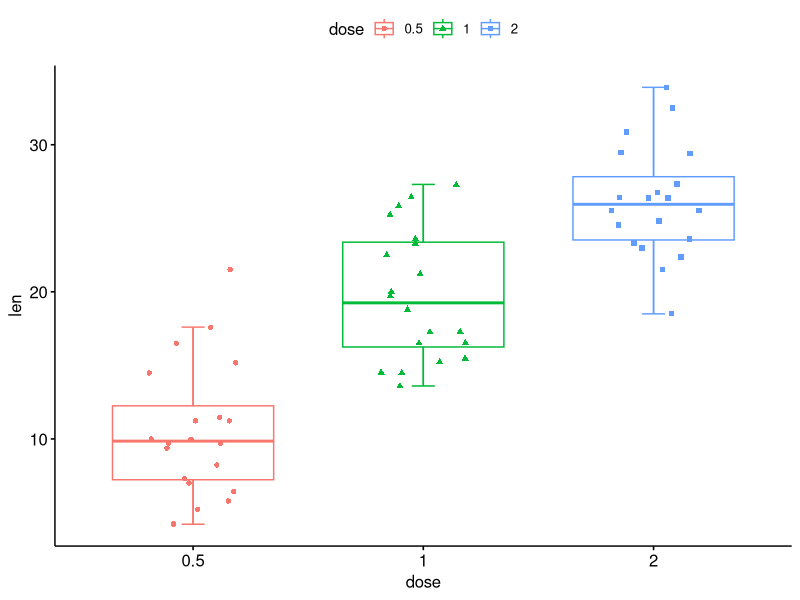
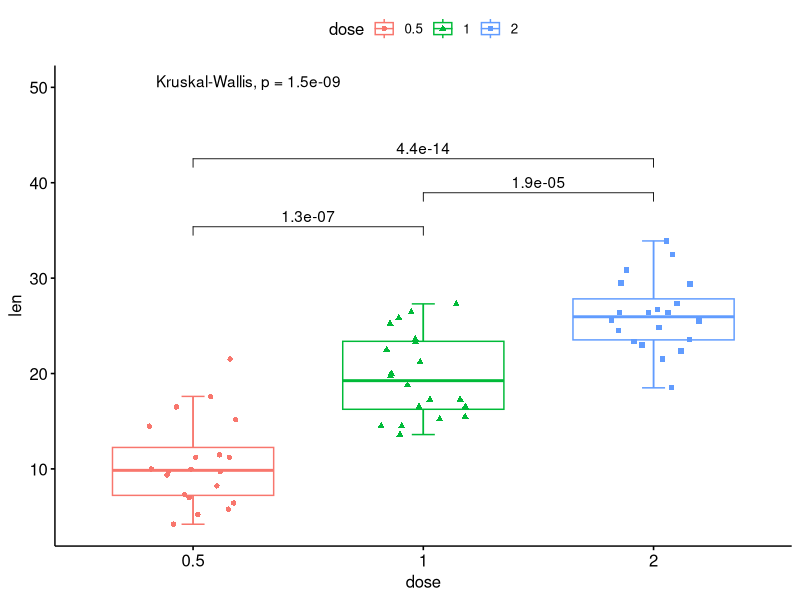
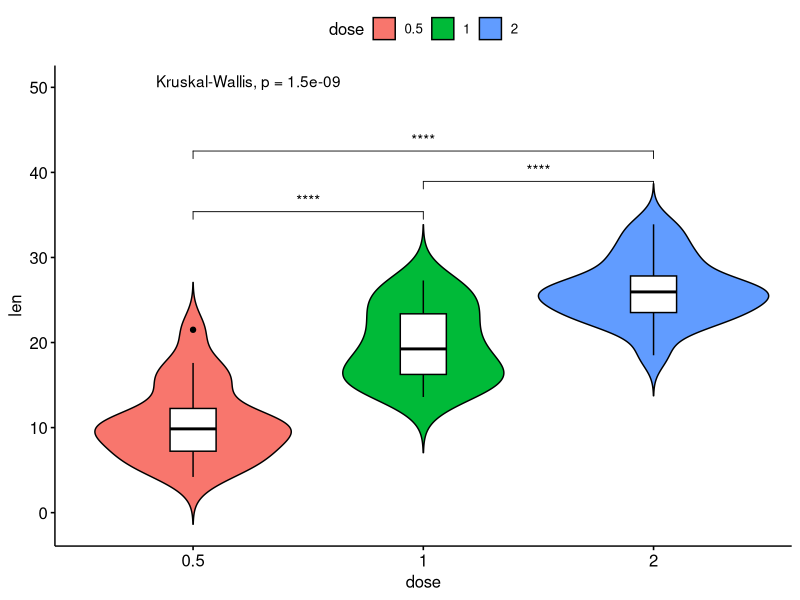
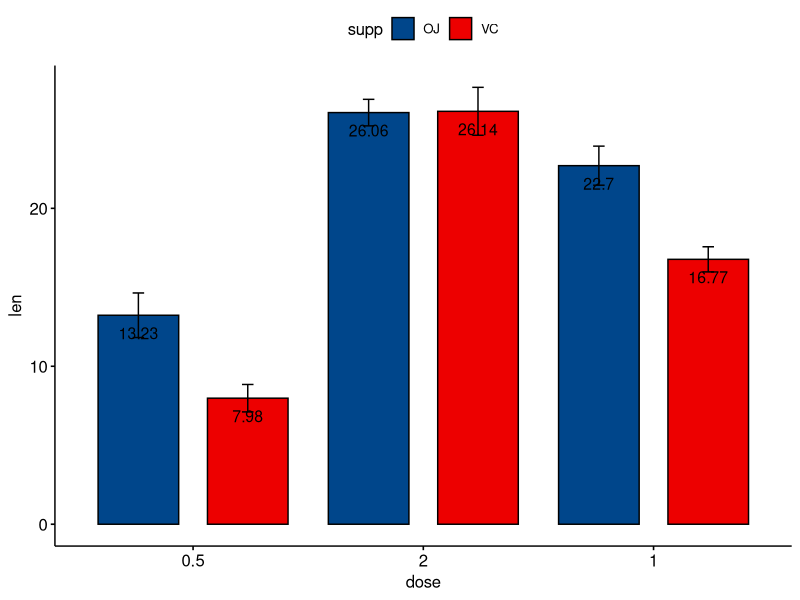
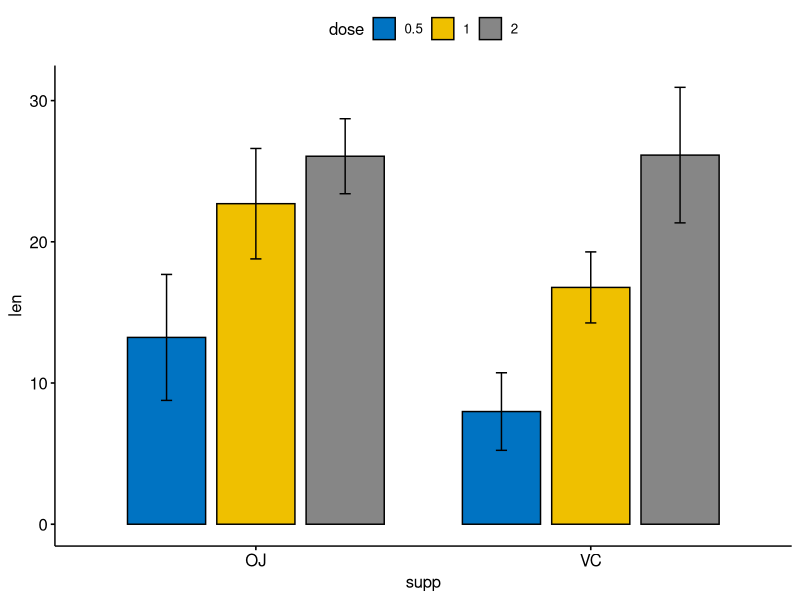
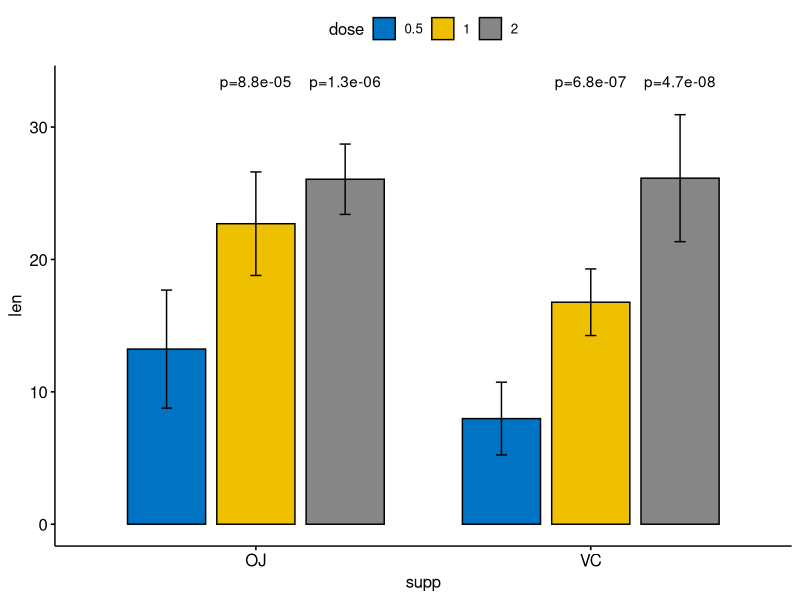
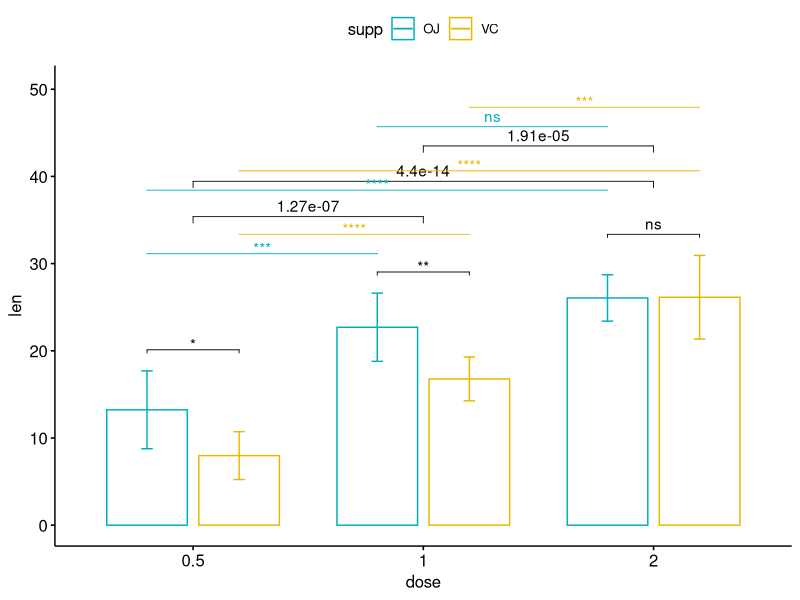

Write the R code that produced these figures, in order. (Note: this script raises an error after producing the figures.)
## ---- chunk 1
library(ggpubr)
data("ToothGrowth")
df <- ToothGrowth
p <- ggboxplot(data = df,
               x = "dose",
               y = "len",
               color = "dose",
               palette = "gsea",
               
               add = "jitter",
               shape ="dose",
               bxp.errorbar = TRUE,
               bxp.errorbar.width = 0.1,
               )
p
my_compare <- list(c("0.5","1"),c("1","2"),c("0.5","2"))
p+stat_compare_means(comparisons = my_compare,method = "t.test")+
    stat_compare_means(label.y = 50)  # 总体p值
## ---- chunk 2
ggviolin(data = df,
               x = "dose",
               y = "len",
               fill = "dose",
               palette = "gsea",
               
               add = "boxplot",
               add.params = list(fill="white"),
               )+
    stat_compare_means(comparisons = my_compare,
                       label = "p.signif",
                       method = "t.test")+
    stat_compare_means(label.y = 50)  # 总体p值
## ---- chunk 3
ggbarplot(
    data = df,
    x = "dose",
    y = "len",
    fill = "supp",
    color = "black",

    palette = "lancet",
    add = c("mean_se"),
    #  mean_sd, mean_ci
    
    error.plot = "errorbar",
    # upper_errorbar,"lower_errorbar",pointrange,"linerange", "crossbar",
  
    label = TRUE,
    lab.pos = "in",
    position = position_dodge(),
    orientation = "vertical",
    order = c("0.5", "2", "1"),
)

## ---- chunk 4
ToothGrowth$dose <- as.factor(ToothGrowth$dose)
# Comparisons against reference
stat.test <- compare_means(
  len ~ dose, data = ToothGrowth, group.by = "supp",
  method = "t.test", ref.group = "0.5"
)
stat.test
bp <- ggbarplot(ToothGrowth, x = "supp", y = "len",
                fill = "dose", palette = "jco",
                add = "mean_sd", add.params = list(group = "dose"),
                position = position_dodge(0.8))
bp
bp + stat_pvalue_manual(
  stat.test, x = "supp", y.position = 33,
  label = "p={p.format}",
  position = position_dodge(0.8)
)
## ---- chunk 5
library(ggpubr)
library(rstatix)
df <- ToothGrowth
df$dose <- as.factor(df$dose)



bp <- ggbarplot(
    df,
    x = "dose",
    y = "len",
    add = "mean_sd",
    color = "supp",
    palette = c("#00AFBB", "#E7B800"),
    position = position_dodge(0.8)
)


# 统计检验
stat.test <- df %>%
    group_by(dose) %>%
    t_test(len ~ supp) %>%
    adjust_pvalue(method = "bonferroni") %>%
    add_significance("p.adj")
stat.test <- stat.test %>%
    add_xy_position(fun = "mean_sd", x = "dose", dodge = 0.8)


stat.test2 <- df %>%
    t_test(len ~ dose, p.adjust.method = "bonferroni")
stat.test2 <- stat.test2 %>%
    add_xy_position(x = "dose")

pwc <- df %>%
    group_by(supp) %>%
    t_test(len ~ dose, p.adjust.method = "bonferroni")
pwc
pwc <- pwc %>%
    add_xy_position(
        x = "dose",
        fun = "mean_sd",
        group = "supp",
        dodge = 0.8
    )

# 组间组内复合


bp +
    stat_pvalue_manual(stat.test,  label = "p.adj.signif", tip.length = 0.01) +
    stat_pvalue_manual(
        stat.test2,
        label = "p",
        tip.length = 0.02,
        step.increase = 0.05
    ) +
    scale_y_continuous(expand = expansion(mult = c(0.05, 0.1))) +
    stat_pvalue_manual(
        pwc,
        color = "supp",
        step.group.by = "supp",
        tip.length = 0,
        step.increase = 0.1
    )
## ---- chunk 6
# 滑珠图
mtcars |> rownames_to_column(var = "name") |>
    mutate(
        cyl=factor(cyl)
    ) |> 
    ggdotchart(
        x = "name",
        y = "mpg",
        color = "cyl",
        palette = "jco",

        sorting = "ascending",
        add = "segments",
        ggtheme = theme_pubr()
    ) |
#克利夫兰点图
mtcars |> rownames_to_column(var = "name") |>
    mutate(
        cyl=factor(cyl)
    ) |> 
    ggdotchart(
        x = "name",
        y = "mpg",
        color = "cyl",
        palette = "jco",

        sorting = "descending",
        add = "segments",
        
        rotate = TRUE,
        group = "cyl",
        dot.size = 6,
        label = round(mtcars$mpg),
        font.label = list(color="white",size=9,vjust=0.5),
        ggtheme = theme_pubr()
    )

## ---- chunk 7
library(ggrepel)
ggplot(data = mtcars, aes(x= wt, y = mpg)) +
  geom_point(color = "steelblue") +
  geom_hline(yintercept = median(mtcars$mpg),                     
             linetype = "dashed",
             color = "steelblue") +
  geom_label(x = 5.2, y = 20.5,                                      
             label = "median MPG", 
             color = "white", 
             fill = "steelblue",
             size = 3) +
  geom_text_repel(label = row.names(mtcars), size = 3)

# geom_label_repel 带白底外框
## ---- chunk 8
# Customizing the plotly tooltip
p <- ggplot(mtcars,
            aes(x = disp, y=mpg, color=cyl,
                text = paste(name, "\n",
                             "mpg:", mpg, "\n",
                             "disp:", disp, "\n",
                             "cyl:", cyl, "\n",
                             "gear:", gear))) +
  geom_point()
